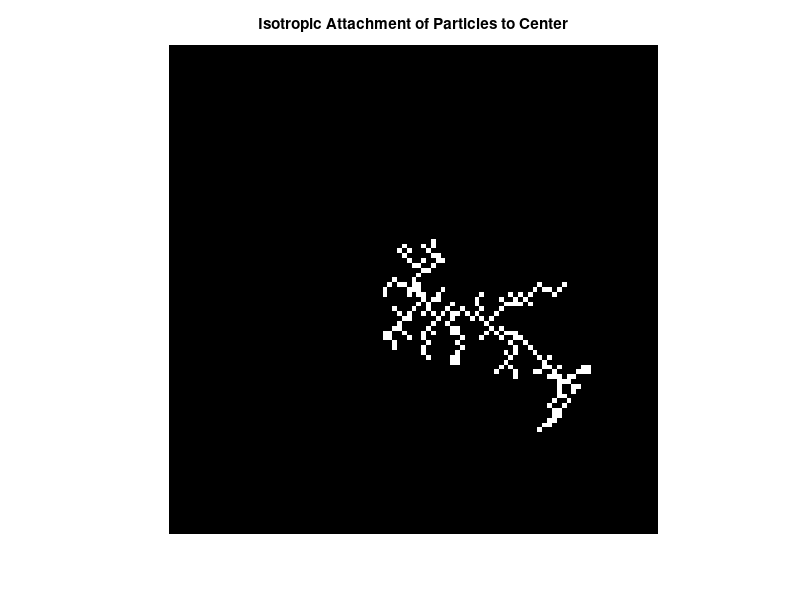

Recreate this plot in MATLAB.
n = 101;
M = zeros(n, n);
M(51, 51) = 1;
k = 0;

while(k<200)
    theta = 2*pi*rand();
    i = floor(51 + 40*cos(theta));
    j = floor(51 + 40*sin(theta));
while(1)
if(M(i-1,j+1) == 1)
    M(i,j) = 1;
    k = k + 1; 
    break
end
if(M(i-1,j) == 1)
    M(i,j) = 1;
    k = k + 1; 
    break
end
if(M(i-1,j-1) == 1)
    M(i,j) = 1;
    k = k + 1; 
    break
end
if(M(i,j+1) == 1)
    M(i,j) = 1;
    k = k + 1; 
    break
end

if(M(i,j-1) == 1)
    M(i,j) = 1;
    k = k + 1; 
    break
end
if(M(i+1,j+1) == 1)
    M(i,j) = 1;
    k = k + 1; 
    break
end
if(M(i+1,j) == 1)
    M(i,j) = 1;
    k = k + 1; 
    break
end
if(M(i+1,j-1) == 1)
    M(i,j) = 1;
    k = k + 1; 
    break
end

random = ceil(8*rand());
neighbours = [i-1 j+1;i-1 j;i-1 j-1;i j+1;i j-1;i+1 j+1;i+1 j;i+1 j-1];
inew = neighbours(random,1);
jnew = neighbours(random,2);

x_dist = inew - 51;
y_dist = jnew - 51;

if((x_dist^2 + y_dist^2)>1600)
    break
end

i = inew;
j = jnew;
end
end
imshow(M)
title("Isotropic Attachment of Particles to Center")